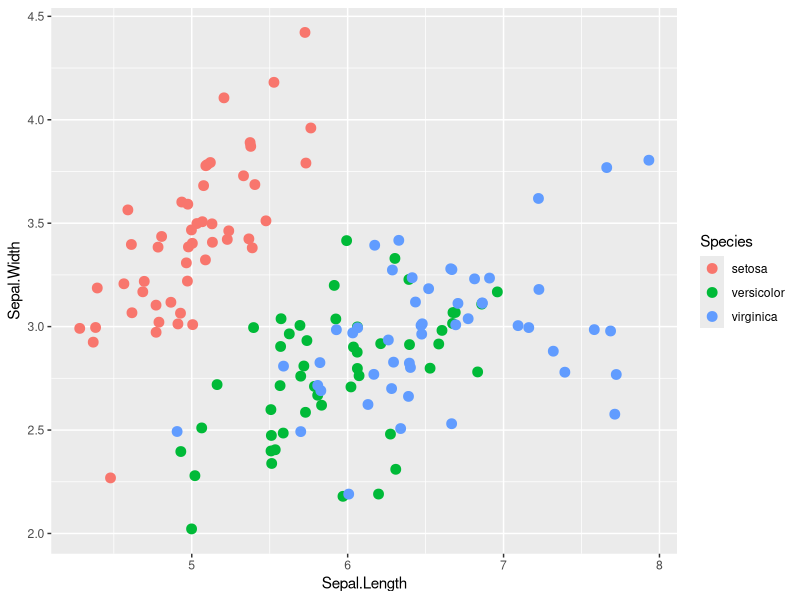
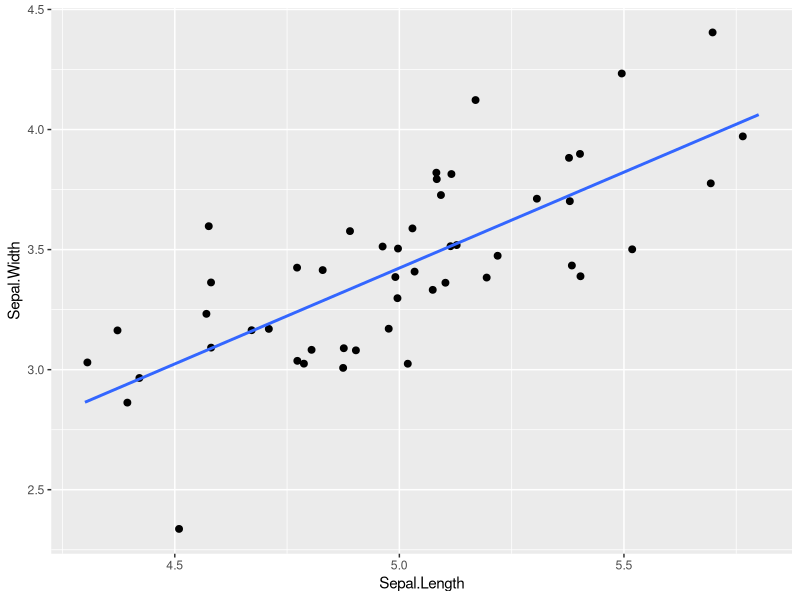

R code for these plots, in order:
## ---- chunk 1
knitr::opts_chunk$set(echo = TRUE)
## ---- chunk 2
data(iris)
## ---- chunk 3
head(iris)
dim(iris)
## ---- chunk 4
library(tidyverse)
ggplot(iris, aes(Sepal.Length, Sepal.Width, col = Species))+
  geom_jitter(size = 3)
## ---- chunk 5
setosa <- iris %>%
  filter(Species == "setosa")
dim(setosa)
## ---- chunk 6
ggplot(setosa, aes(Sepal.Length, Sepal.Width))+
  geom_jitter(size = 2) +
  geom_smooth(method = "lm", se = FALSE) ## se is false. dont ponit outsiders
#lm is linear model, linear regression

## ---- chunk 7
virginica <- iris %>%
  filter(Species == "virginica")
dim(setosa)
## ---- chunk 8
beta0 <- 0
beta1 <-0.5
yHat <- beta0 +beta1*virginica$Petal.Length
SSE <- sum((virginica$Petal.Width-yHat)^2)
SSE
## ---- chunk 9
m <- lm(Sepal.Width  ~  Sepal.Length, data = setosa)
summary(m)
## ---- chunk 10
B1 = 5000
B0 = 10000 #(intercept)

